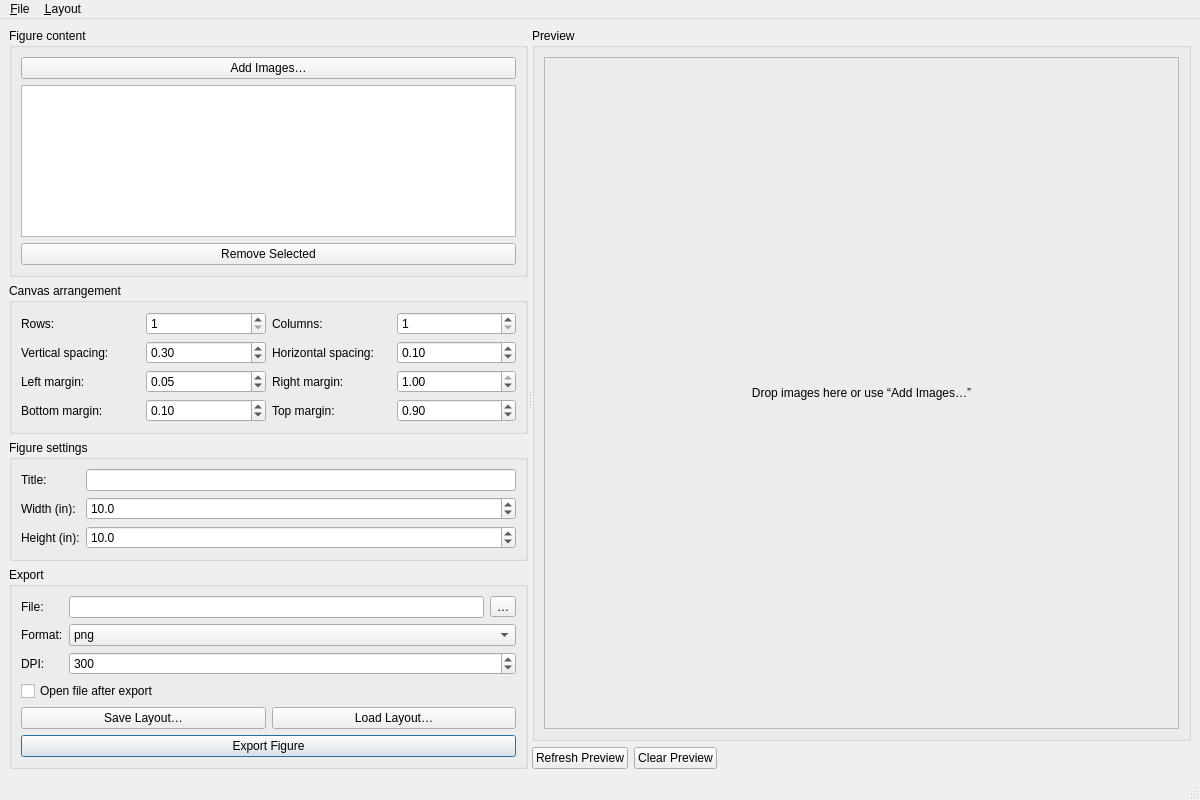
<?xml version="1.0" encoding="UTF-8"?>
<ui version="4.0">
 <class>FigureMainWindow</class>
 <widget class="QMainWindow" name="FigureMainWindow">
  <property name="windowTitle">
   <string>Visbrain Figure Builder</string>
  </property>
  <property name="geometry">
   <rect>
    <x>0</x>
    <y>0</y>
    <width>1200</width>
    <height>800</height>
   </rect>
  </property>
  <widget class="QWidget" name="centralwidget">
   <layout class="QHBoxLayout" name="mainLayout">
    <property name="spacing">
     <number>0</number>
    </property>
    <item>
     <widget class="QSplitter" name="mainSplitter">
      <property name="orientation">
       <enum>Qt::Horizontal</enum>
      </property>
      <widget class="QWidget" name="controlsPage">
       <layout class="QVBoxLayout" name="controlsLayout">
        <item>
         <widget class="QGroupBox" name="filesGroup">
          <property name="title">
           <string>Figure content</string>
          </property>
          <layout class="QVBoxLayout" name="filesLayout">
           <item>
            <widget class="QPushButton" name="addImagesButton">
             <property name="text">
              <string>Add Images…</string>
             </property>
            </widget>
           </item>
           <item>
            <widget class="QListWidget" name="imageList"/>
           </item>
           <item>
            <widget class="QPushButton" name="removeSelectedButton">
             <property name="text">
              <string>Remove Selected</string>
             </property>
            </widget>
           </item>
          </layout>
         </widget>
        </item>
        <item>
         <widget class="QGroupBox" name="canvasGroup">
          <property name="title">
           <string>Canvas arrangement</string>
          </property>
          <layout class="QGridLayout" name="canvasLayout">
           <item row="0" column="0">
            <widget class="QLabel" name="rowsLabel">
             <property name="text">
              <string>Rows:</string>
             </property>
            </widget>
           </item>
           <item row="0" column="1">
            <widget class="QSpinBox" name="rowsSpin">
             <property name="minimum">
              <number>1</number>
             </property>
             <property name="maximum">
              <number>12</number>
             </property>
             <property name="value">
              <number>1</number>
             </property>
            </widget>
           </item>
           <item row="0" column="2">
            <widget class="QLabel" name="colsLabel">
             <property name="text">
              <string>Columns:</string>
             </property>
            </widget>
           </item>
           <item row="0" column="3">
            <widget class="QSpinBox" name="colsSpin">
             <property name="minimum">
              <number>1</number>
             </property>
             <property name="maximum">
              <number>12</number>
             </property>
             <property name="value">
              <number>1</number>
             </property>
            </widget>
           </item>
           <item row="1" column="0">
            <widget class="QLabel" name="hspaceLabel">
             <property name="text">
              <string>Vertical spacing:</string>
             </property>
            </widget>
           </item>
           <item row="1" column="1">
            <widget class="QDoubleSpinBox" name="hspaceSpin">
             <property name="decimals">
              <number>2</number>
             </property>
             <property name="singleStep">
              <double>0.05</double>
             </property>
             <property name="maximum">
              <double>2.00</double>
             </property>
             <property name="value">
              <double>0.30</double>
             </property>
            </widget>
           </item>
           <item row="1" column="2">
            <widget class="QLabel" name="wspaceLabel">
             <property name="text">
              <string>Horizontal spacing:</string>
             </property>
            </widget>
           </item>
           <item row="1" column="3">
            <widget class="QDoubleSpinBox" name="wspaceSpin">
             <property name="decimals">
              <number>2</number>
             </property>
             <property name="singleStep">
              <double>0.05</double>
             </property>
             <property name="maximum">
              <double>2.00</double>
             </property>
             <property name="value">
              <double>0.10</double>
             </property>
            </widget>
           </item>
           <item row="2" column="0">
            <widget class="QLabel" name="leftMarginLabel">
             <property name="text">
              <string>Left margin:</string>
             </property>
            </widget>
           </item>
           <item row="2" column="1">
            <widget class="QDoubleSpinBox" name="leftMarginSpin">
             <property name="decimals">
              <number>2</number>
             </property>
             <property name="singleStep">
              <double>0.05</double>
             </property>
             <property name="maximum">
              <double>1.00</double>
             </property>
             <property name="value">
              <double>0.05</double>
             </property>
            </widget>
           </item>
           <item row="2" column="2">
            <widget class="QLabel" name="rightMarginLabel">
             <property name="text">
              <string>Right margin:</string>
             </property>
            </widget>
           </item>
           <item row="2" column="3">
            <widget class="QDoubleSpinBox" name="rightMarginSpin">
             <property name="decimals">
              <number>2</number>
             </property>
             <property name="singleStep">
              <double>0.05</double>
             </property>
             <property name="maximum">
              <double>1.00</double>
             </property>
             <property name="value">
              <double>1.00</double>
             </property>
            </widget>
           </item>
           <item row="3" column="0">
            <widget class="QLabel" name="bottomMarginLabel">
             <property name="text">
              <string>Bottom margin:</string>
             </property>
            </widget>
           </item>
           <item row="3" column="1">
            <widget class="QDoubleSpinBox" name="bottomMarginSpin">
             <property name="decimals">
              <number>2</number>
             </property>
             <property name="singleStep">
              <double>0.05</double>
             </property>
             <property name="maximum">
              <double>1.00</double>
             </property>
             <property name="value">
              <double>0.10</double>
             </property>
            </widget>
           </item>
           <item row="3" column="2">
            <widget class="QLabel" name="topMarginLabel">
             <property name="text">
              <string>Top margin:</string>
             </property>
            </widget>
           </item>
           <item row="3" column="3">
            <widget class="QDoubleSpinBox" name="topMarginSpin">
             <property name="decimals">
              <number>2</number>
             </property>
             <property name="singleStep">
              <double>0.05</double>
             </property>
             <property name="maximum">
              <double>1.00</double>
             </property>
             <property name="value">
              <double>0.90</double>
             </property>
            </widget>
           </item>
          </layout>
         </widget>
        </item>
        <item>
         <widget class="QGroupBox" name="figureGroup">
          <property name="title">
           <string>Figure settings</string>
          </property>
          <layout class="QFormLayout" name="figureLayout">
           <item row="0" column="0">
            <widget class="QLabel" name="titleLabel">
             <property name="text">
              <string>Title:</string>
             </property>
            </widget>
           </item>
           <item row="0" column="1">
            <widget class="QLineEdit" name="figureTitleEdit"/>
           </item>
           <item row="1" column="0">
            <widget class="QLabel" name="widthLabel">
             <property name="text">
              <string>Width (in):</string>
             </property>
            </widget>
           </item>
           <item row="1" column="1">
            <widget class="QDoubleSpinBox" name="figWidthSpin">
             <property name="decimals">
              <number>1</number>
             </property>
             <property name="minimum">
              <double>2.0</double>
             </property>
             <property name="maximum">
              <double>40.0</double>
             </property>
             <property name="singleStep">
              <double>0.5</double>
             </property>
             <property name="value">
              <double>10.0</double>
             </property>
            </widget>
           </item>
           <item row="2" column="0">
            <widget class="QLabel" name="heightLabel">
             <property name="text">
              <string>Height (in):</string>
             </property>
            </widget>
           </item>
           <item row="2" column="1">
            <widget class="QDoubleSpinBox" name="figHeightSpin">
             <property name="decimals">
              <number>1</number>
             </property>
             <property name="minimum">
              <double>2.0</double>
             </property>
             <property name="maximum">
              <double>40.0</double>
             </property>
             <property name="singleStep">
              <double>0.5</double>
             </property>
             <property name="value">
              <double>10.0</double>
             </property>
            </widget>
           </item>
          </layout>
         </widget>
        </item>
        <item>
         <widget class="QGroupBox" name="exportGroup">
          <property name="title">
           <string>Export</string>
          </property>
          <layout class="QVBoxLayout" name="exportLayout">
           <item>
            <layout class="QFormLayout" name="exportForm">
             <item row="0" column="0">
              <widget class="QLabel" name="fileLabel">
               <property name="text">
                <string>File:</string>
               </property>
              </widget>
             </item>
             <item row="0" column="1">
              <layout class="QHBoxLayout" name="pathLayout">
               <item>
                <widget class="QLineEdit" name="exportPathEdit"/>
               </item>
               <item>
                <widget class="QToolButton" name="browseButton">
                 <property name="text">
                  <string>…</string>
                 </property>
                </widget>
               </item>
              </layout>
             </item>
             <item row="1" column="0">
              <widget class="QLabel" name="formatLabel">
               <property name="text">
                <string>Format:</string>
               </property>
              </widget>
             </item>
             <item row="1" column="1">
              <widget class="QComboBox" name="formatCombo">
               <item>
                <property name="text">
                 <string>png</string>
                </property>
               </item>
               <item>
                <property name="text">
                 <string>jpg</string>
                </property>
               </item>
               <item>
                <property name="text">
                 <string>tiff</string>
                </property>
               </item>
               <item>
                <property name="text">
                 <string>pdf</string>
                </property>
               </item>
              </widget>
             </item>
             <item row="2" column="0">
              <widget class="QLabel" name="dpiLabel">
               <property name="text">
                <string>DPI:</string>
               </property>
              </widget>
             </item>
             <item row="2" column="1">
              <widget class="QSpinBox" name="dpiSpin">
               <property name="minimum">
                <number>72</number>
               </property>
               <property name="maximum">
                <number>1200</number>
               </property>
               <property name="value">
                <number>300</number>
               </property>
              </widget>
             </item>
            </layout>
           </item>
           <item>
            <widget class="QCheckBox" name="openAfterExportCheck">
             <property name="text">
              <string>Open file after export</string>
             </property>
            </widget>
           </item>
           <item>
            <layout class="QHBoxLayout" name="exportButtonsLayout">
             <item>
              <widget class="QPushButton" name="saveLayoutButton">
               <property name="text">
                <string>Save Layout…</string>
               </property>
              </widget>
             </item>
             <item>
              <widget class="QPushButton" name="loadLayoutButton">
               <property name="text">
                <string>Load Layout…</string>
               </property>
              </widget>
             </item>
            </layout>
           </item>
           <item>
            <widget class="QPushButton" name="exportButton">
             <property name="text">
              <string>Export Figure</string>
             </property>
             <property name="default">
              <bool>true</bool>
             </property>
            </widget>
           </item>
          </layout>
         </widget>
        </item>
        <item>
         <spacer name="controlsSpacer">
          <property name="orientation">
           <enum>Qt::Vertical</enum>
          </property>
          <property name="sizeHint" stdset="0">
           <size>
            <width>20</width>
            <height>40</height>
           </size>
          </property>
         </spacer>
        </item>
       </layout>
      </widget>
      <widget class="QWidget" name="previewPage">
       <layout class="QVBoxLayout" name="previewLayout">
        <property name="spacing">
         <number>6</number>
        </property>
        <item>
         <widget class="QGroupBox" name="previewGroup">
          <property name="title">
           <string>Preview</string>
          </property>
          <layout class="QVBoxLayout" name="previewGroupLayout">
           <item>
            <widget class="QLabel" name="previewLabel">
             <property name="frameShape">
              <enum>QFrame::StyledPanel</enum>
             </property>
             <property name="alignment">
              <set>Qt::AlignCenter</set>
             </property>
             <property name="text">
              <string>Drop images here or use “Add Images…”</string>
             </property>
             <property name="minimumSize">
              <size>
               <width>400</width>
               <height>400</height>
              </size>
             </property>
            </widget>
           </item>
          </layout>
         </widget>
        </item>
        <item>
         <layout class="QHBoxLayout" name="previewButtonsLayout">
          <item>
           <widget class="QPushButton" name="refreshPreviewButton">
            <property name="text">
             <string>Refresh Preview</string>
            </property>
           </widget>
          </item>
          <item>
           <widget class="QPushButton" name="clearPreviewButton">
            <property name="text">
             <string>Clear Preview</string>
            </property>
           </widget>
          </item>
          <item>
           <spacer name="previewButtonsSpacer">
            <property name="orientation">
             <enum>Qt::Horizontal</enum>
            </property>
            <property name="sizeHint" stdset="0">
             <size>
              <width>40</width>
              <height>20</height>
             </size>
            </property>
           </spacer>
          </item>
         </layout>
        </item>
       </layout>
      </widget>
     </widget>
    </item>
   </layout>
  </widget>
  <widget class="QStatusBar" name="statusbar"/>
  <widget class="QMenuBar" name="menubar">
   <property name="geometry">
    <rect>
     <x>0</x>
     <y>0</y>
     <width>1200</width>
     <height>21</height>
    </rect>
   </property>
   <widget class="QMenu" name="menuFile">
    <property name="title">
     <string>&amp;File</string>
    </property>
    <addaction name="actionAddImages"/>
    <addaction name="actionSaveLayout"/>
    <addaction name="actionLoadLayout"/>
    <addaction name="actionExportFigure"/>
    <addaction name="separator"/>
    <addaction name="actionClose"/>
   </widget>
   <widget class="QMenu" name="menuLayout">
    <property name="title">
     <string>&amp;Layout</string>
    </property>
    <addaction name="actionApplyGrid"/>
    <addaction name="actionResetLayout"/>
   </widget>
   <addaction name="menuFile"/>
   <addaction name="menuLayout"/>
  </widget>
  <addaction name="actionAddImages"/>
  <addaction name="actionSaveLayout"/>
  <addaction name="actionLoadLayout"/>
  <addaction name="actionExportFigure"/>
  <addaction name="actionApplyGrid"/>
  <addaction name="actionResetLayout"/>
  <addaction name="actionClose"/>

  <action name="actionAddImages">
   <property name="text">
    <string>Add Images…</string>
   </property>
  </action>
  <action name="actionSaveLayout">
   <property name="text">
    <string>Save Layout…</string>
   </property>
  </action>
  <action name="actionLoadLayout">
   <property name="text">
    <string>Load Layout…</string>
   </property>
  </action>
  <action name="actionExportFigure">
   <property name="text">
    <string>Export Figure</string>
   </property>
  </action>
  <action name="actionApplyGrid">
   <property name="text">
    <string>Apply Grid</string>
   </property>
  </action>
  <action name="actionResetLayout">
   <property name="text">
    <string>Reset Layout</string>
   </property>
  </action>
  <action name="actionClose">
   <property name="text">
    <string>Close</string>
   </property>
  </action>
 </widget>

 <resources/>
 <connections/>
</ui>
